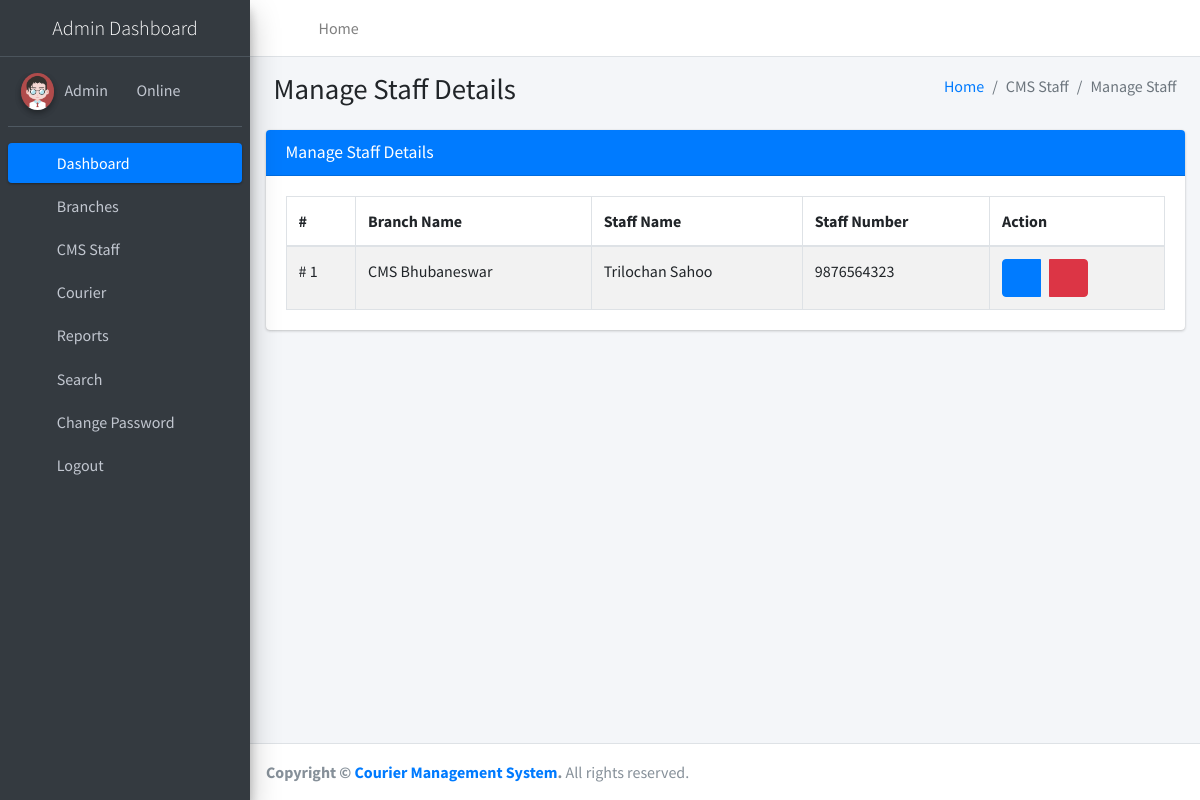
Page /manageStaff (signed in) on the committed database.
### courier/models.py (models this page shows, shortened)
class Staff(models.Model):
    user = models.ForeignKey(User, on_delete=models.CASCADE, null=True)
    branch = models.ForeignKey(Branch, on_delete=models.CASCADE, null=True)
    StaffMobilenumber = models.CharField(max_length=12, null=True)
    status = models.CharField(max_length=150, null=True)
    StaffRegdate = models.DateTimeField(auto_now_add=True)

class Branch(models.Model):
    BranchName = models.CharField(max_length=250, null=True)
    BranchContactnumber = models.CharField(max_length=12, null=True)
    BranchEmail = models.CharField(max_length=50, null=True)
    BranchAddress = models.CharField(max_length=200, null=True)
    BranchCity = models.CharField(max_length=150, null=True)
    BranchState = models.CharField(max_length=150, null=True)
    BranchPincode = models.CharField(max_length=6, null=True)
    BranchCountry = models.CharField(max_length=200, null=True)

### courier/views.py (the view)
# urls.py: path('manageStaff',manageStaff, name='manageStaff'),
def manageStaff(request):
    if not request.user.is_authenticated:
        return redirect('admin_login')
    staff = Staff.objects.all()
    return render(request, 'admin/manageStaff.html', locals())

### courier/templates/admin/manageStaff.html
{% extends 'adminNavbar.html' %}
{% block main %}
{% load static %}
<section class="content">
    <div class="content-header">
        <div class="container-fluid">
            <div class="row mb-2">
                <div class="col-sm-6">
                    <h1 class="m-0">Manage Staff Details</h1>
                </div>
                <div class="col-sm-6">
                    <ol class="breadcrumb float-sm-right">
                        <li class="breadcrumb-item"><a href="{% url 'dashboard' %}">Home</a></li>
                        <li class="breadcrumb-item active">CMS Staff</li>
                        <li class="breadcrumb-item active">Manage Staff</li>
                    </ol>
                </div>
            </div>
        </div>
    </div>
    <div class="container-fluid">
        <div class="row">
            <div class="col-md-12">
                <div class="card card-primary">
                    <div class="card-header">
                        <h3 class="card-title">Manage Staff Details</h3>
                    </div>
                    <div class="card-body">
						<table id="example1" class="table table-bordered table-striped">
							<thead>
								<tr>
									<th>#</th>
									<th>Branch Name</th>
                                    <th>Staff Name</th>
                                    <th>Staff Number</th>
									<th>Action</th>
								</tr>
							</thead>
							<tbody>
                                {% for i in staff %}
								<tr>
									<td># {{forloop.counter}}</td>
									<td>{{i.branch.BranchName}}</td>
                                    <td>{{i.user.first_name}}</td>
                                    <td>{{i.StaffMobilenumber}}</td>
									<td>
										<div class="btn-group">
											<a class="btn btn-primary"
												href="{% url 'editStaff' i.id %}"><i
												class="fa fa-edit"></i></a> &nbsp;&nbsp;&nbsp; <a class="btn btn-danger"
												onclick="return confirm('Are you sure to Delete ?')"
												href="{% url 'deleteStaff' i.user.id %}"><i
												class="fa fa-trash-alt"></i></a>
										</div>
									</td>
								</tr>
								{% endfor %}
							</tbody>
						</table>
					</div>
                </div>
            </div>
        </div>
    </div>
</section>
{% endblock %}

### rows in the picture
Staff: branch.BranchName "CMS Bhubaneswar", user.first_name "Trilochan Sahoo", StaffMobilenumber "9876564323"
